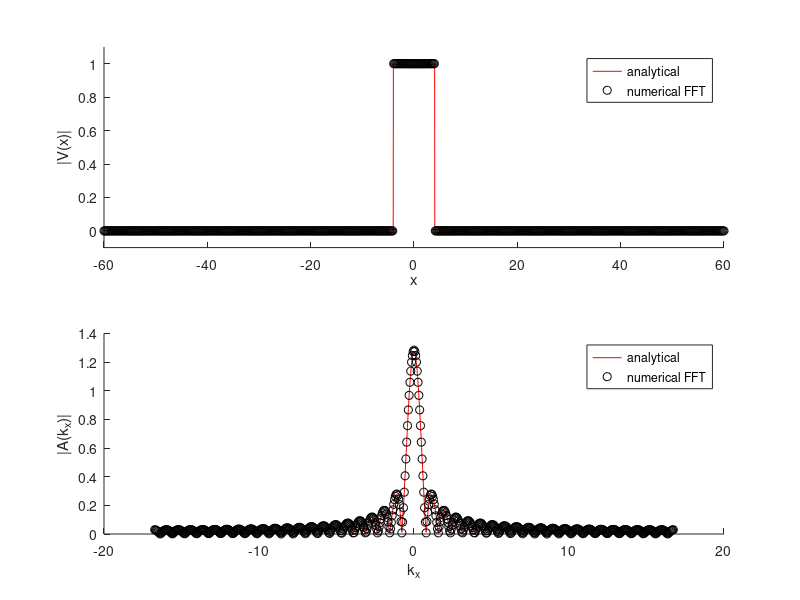

Reproduce this figure in MATLAB.
clear

D=8; % slit width

%M=41; % number of sampling points
%x=linspace(-15,15,M); % sampling point for x
x=-15*4:0.75/4:15*4;

M=length(x);
% sampling for analytical curves
kxmax=4;
xa=linspace(-1*D, 1*D, 500);
kxa=linspace(-kxmax,kxmax,500);
Va=ones(size(xa));
Va(abs(xa)>D/2)=0; %top hat function of slit
%analytical angular spectrum of slit
Aa=(exp(1i*kxa*D/2)-exp(-1i*kxa*D/2))./(2*pi*1i.*kxa); 

% numerical 
V=ones(size(x));
V(abs(x)>D/2)=0;
deltax=x(2)-x(1); 
kx=[fliplr(-1/M:-1/M:-0.5), 0:1/M:(0.5)] * (2*pi/deltax);
kx=kx(1:M); %make sure that kx has same number of elements as x
A=fftshift(fft(V))*deltax / (2*pi);
A_not_shifted=fft(V)*deltax / (2*pi);

figure
subplot(2,1,1)
hold on
plot(xa,abs(Va),'r')
plot(x,abs(V),'ko')
xlabel('x')
ylabel('|V(x)|')
legend('analytical','numerical FFT')
%xlim([min(xa),max(xa)])
ylim([-0.1, 1.1])
subplot(2,1,2)
hold on
plot(kxa,abs(Aa),'r')
plot(kx,abs(A),'ko')
%xlim([-kxmax, kxmax])
legend('analytical','numerical FFT')
xlabel('k_x')
ylabel('|A(k_x)|')
%
%figure
%subplot(3,1,1)
%plot(abs(V),'o-')
%xlabel('sampling points')
%title('V')
%axis tight
%subplot(3,1,2)
%plot(abs(fft(V)),'o-')
%xlabel('sampling points')
%title('fft(V)')
%axis tight
%subplot(3,1,3)
%plot(abs(fftshift(fft(V))),'o-')
%xlabel('sampling points')
%title('fftshift(fft(V))')
%axis tight